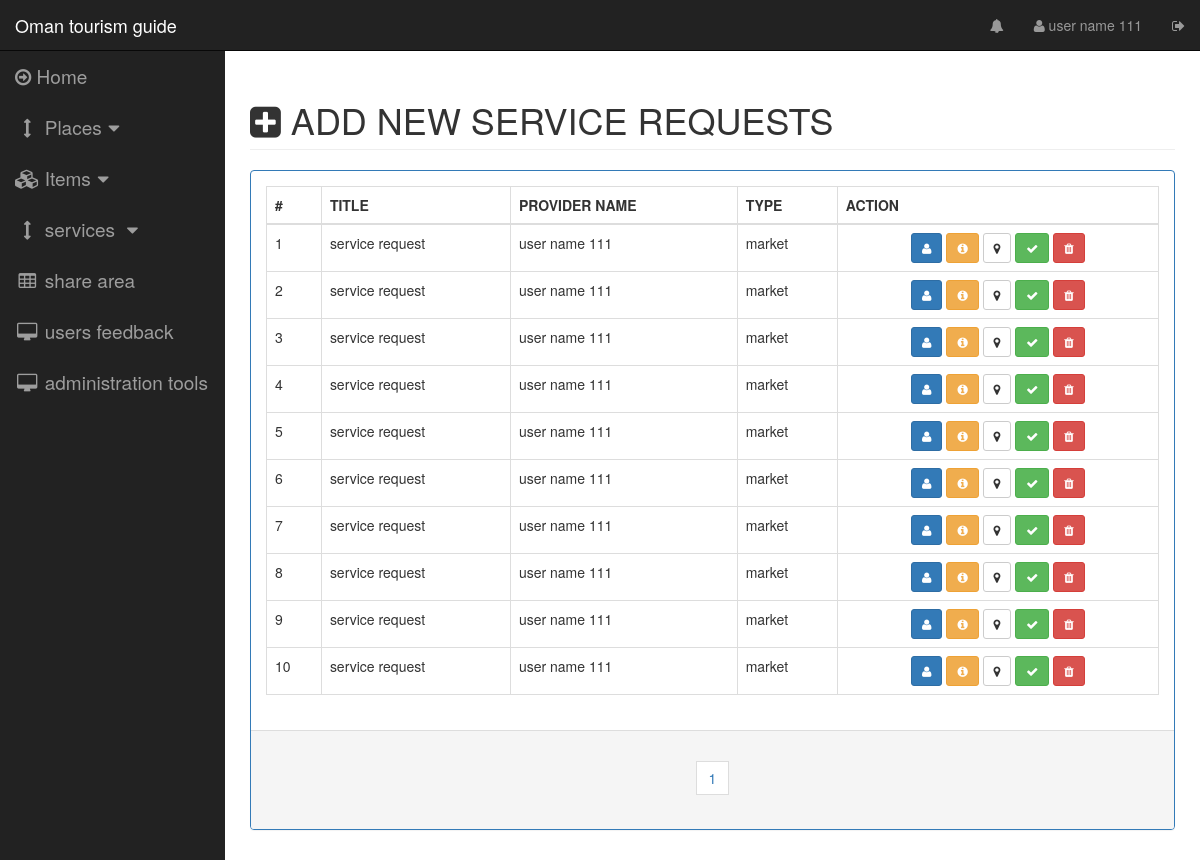
The page /pages/servicesrequests.php (signed in) on the database as committed earlier.
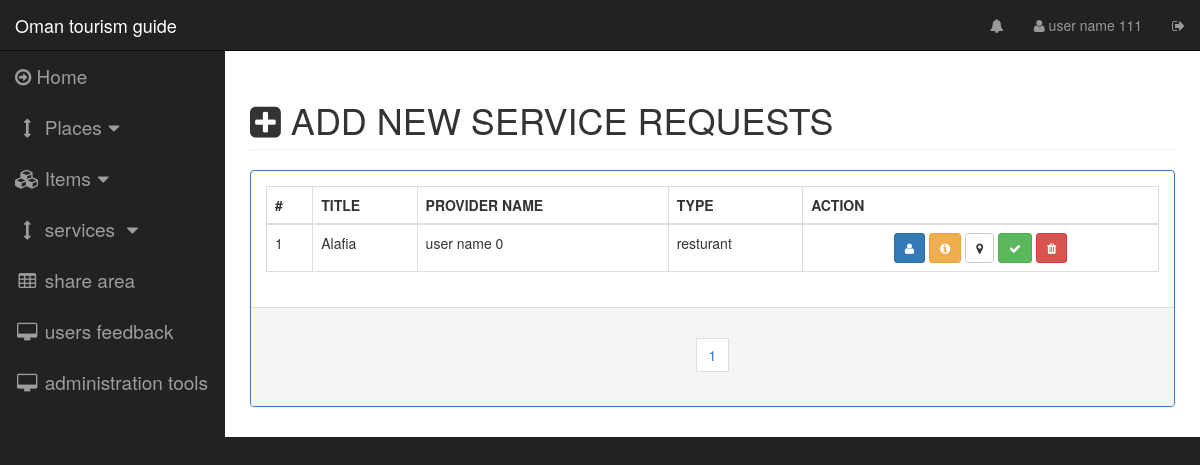
The same page on the database as committed later.
### tables this page shows
CREATE TABLE IF NOT EXISTS `service_request` (
`servicerequest_id` int(11) NOT NULL,
  `servicerequest_title` varchar(250) NOT NULL,
  `servicerequest_type` int(11) NOT NULL,
  `servicerequest_user_id` int(11) NOT NULL,
  `servicerequest_location_lat` float NOT NULL,
  `servicerequest_location_lang` float NOT NULL,
  `servicerequest_desc` text NOT NULL,
  `servicerequest_add_date` timestamp NOT NULL DEFAULT CURRENT_TIMESTAMP ON UPDATE CURRENT_TIMESTAMP
);

CREATE TABLE IF NOT EXISTS `user_service` (
`useservice_id` int(11) NOT NULL,
  `useservice_name` varchar(45) DEFAULT NULL,
  `useservice_email` varchar(45) DEFAULT NULL,
  `useservice_phone` varchar(45) DEFAULT NULL,
  `useservice_password` varchar(65) DEFAULT NULL,
  `useservice_add_date` timestamp NULL DEFAULT CURRENT_TIMESTAMP,
  `positive_evaluation` int(11) NOT NULL DEFAULT '0',
  `negative_evaluation` int(11) NOT NULL DEFAULT '0',
  `account_status` varchar(2) NOT NULL DEFAULT '0' COMMENT 'if 0 mean is not block .. 1 it is block'
);

CREATE TABLE IF NOT EXISTS `service_type` (
`servicetype_id` int(11) NOT NULL,
  `servicetype_name` varchar(45) NOT NULL
);

### server/dboperation.php (called while the page is built, shortened)
<?php
class dboperation {
    public static function getServiceRequestsList($selectfrom = 0, $selectamount = 25) {
        $response = array("status" => "false", "data" => "");
        try {
            $dbh = new PDO("mysql:host=" . DB_HOST . ";dbname=" . DB_NAME . "", DB_USERNAME, DB_PASSWORD, array(PDO::MYSQL_ATTR_INIT_COMMAND => "SET NAMES 'utf8'"));
            $dbh->setAttribute(PDO::ATTR_ERRMODE, PDO::ERRMODE_EXCEPTION);
            $stmt = $dbh->prepare('SELECT
                                    service_request.servicerequest_id,
                                    service_request.servicerequest_title,
                                    user_service.useservice_name,
                                    service_request.servicerequest_type,
                                    service_type.servicetype_name,
                                    service_request.servicerequest_user_id,
                                    service_request.servicerequest_location_lat,
                                    service_request.servicerequest_location_lang,
                                    service_request.servicerequest_desc,
                                    DATE(service_request.servicerequest_add_date) AS createdate
                                  FROM service_request
                                    INNER JOIN service_type
                                      ON service_request.servicerequest_type = service_type.servicetype_id
                                    INNER JOIN user_service
                                      ON service_request.servicerequest_user_id = user_service.useservice_id
                                  ORDER BY service_request.servicerequest_add_date
                      LIMIT ' . $selectfrom . ' , ' . $selectamount . '');
            $stmt->execute();
            $result = $stmt->fetchAll();
            $response = array("status" => "false", "data" => "");
            $servicerequest = array(
                "id" => "",
                "title" => "",
                "providername" => "",
                "providerid" => "",
                "servicerequesttypeid" => "",
                "servicerequesttypename" => "",
                "locationlat" => "",
                "locationlang" => "",
                "desc" => "",
                "createdate" => "");
            $data = array();
            foreach ($result as $row) {
                $servicerequest["id"] = $row['servicerequest_id'];
                $servicerequest["title"] = $row['servicerequest_title'];
                $servicerequest["providername"] = $row['useservice_name'];
                $servicerequest["providerid"] = $row['servicerequest_user_id'];
                $servicerequest["servicerequesttypeid"] = $row['servicerequest_type'];
                $servicerequest["servicerequesttypename"] = $row['servicetype_name'];
                $servicerequest["locationlat"] = $row['servicerequest_location_lat'];
                $servicerequest["locationlang"] = $row['servicerequest_location_lang'];
                $servicerequest["desc"] = $row['servicerequest_desc'];
                $servicerequest["createdate"] = $row['createdate'];
                array_push($data, $servicerequest);
            }
            $response['data'] = $data;
            $response["status"] = "true";
        } catch (PDOException $e) {
            $response["data"] = $e->getMessage();
            $response["status"] = "false";
            echo $e->getMessage();
        } finally {
            return json_encode($response);
        }
    }
    public static function ServiceRequestsTotalCount() {
        try {
            $dbh = new PDO("mysql:host=" . DB_HOST . ";dbname=" . DB_NAME . "", DB_USERNAME, DB_PASSWORD, array(PDO::MYSQL_ATTR_INIT_COMMAND => "SET NAMES 'utf8'"));
            $sql = 'SELECT count(*) as count FROM service_request WHERE 1';
            foreach ($dbh->query($sql) as $row) {
                $count = $row['count'];
            }
            return $count;
        } catch (PDOException $e) {
            echo $e->getMessage();
        }
    }
}

### controlpages/addnewservicerequests.php (the view)
<div class="row">
    <div class="col-lg-12">
        <h1 class="page-header" style="text-transform: uppercase"><span class="fa fa-plus-square"></span>&nbsp;add new service requests</h1>
    </div>
</div>
<div class="row">
    <div class="col-lg-12 col-md-12">
        <div class="panel panel-primary">
            <div class="panel-body">
                <table id="servicerequest-list-table" class="table table-bordered table-hover">
                    <thead>
                        <tr>
                            <th>#</th>
                            <th>TITLE</th>
                            <th>PROVIDER NAME</th>
                            <th>TYPE</th>
                            <th>ACTION</th>
                        </tr>
                    </thead>
                    <tbody >
                        <?php
                        $selectamount = 25;
                        $servicerequestlist = json_decode(dboperation::getServiceRequestsList(0, $selectamount));
                        $num = 1;
                        foreach ($servicerequestlist->data as $key => $request) {
                            ?>
                            <tr id="servicerequests_list_tr_<?php echo $num; ?>">
                                <td><?php echo $num; ?></td>
                                <td><?php echo $request->title ?></td>
                                <td><?php echo $request->providername ?></td>
                                <td><?php echo $request->servicerequesttypename ?></td>
                                <td>
                        <center>
                            <span onclick="addnewservicesrequest.setprofiderinfomodale('<?php echo $request->providerid ?>')" data-toggle="modal" data-target="#serviceprovider_info_modal" class="btn btn-primary btn-sm">
                                <i class="fa fa-user"></i>
                            </span>
                            <?php
                            $desc = str_replace("'", "\'", $request->desc);
                            ?>
                            <span onclick="addnewservicesrequest.setservicerequestmodelinf(
                                                '<?php echo $request->title ?>',
                                                '<?php echo $request->providername ?>',
                                                '<?php echo $desc ?>',
                                                '<?php echo $request->createdate ?>'
                                                )" data-toggle="modal" data-target="#servicerequest_info_modal" class="btn btn-warning btn-sm">
                                <i class="fa fa-info-circle"></i>
                            </span>
                            <span data-toggle="modal"
                                  data-target="#map_modal"
                                  onclick="addnewservicesrequest.setmapplacelocation('<?php echo $request->locationlat ?>', '<?php echo $request->locationlang ?>')"
                                  class="btn btn-default btn-sm">
                                <i class="fa fa-map-marker"></i>
                            </span>
                            <span onclick="addnewservicesrequest.confirmServiceRequest('<?php echo $request->id ?>', '<?php echo $num ?>')"
                                  class="btn btn-success btn-sm">
                                <i class="fa fa-check"></i>
                            </span>
                            <span onclick="addnewservicesrequest.removeservicerequest('<?php echo $request->id ?>', '<?php echo $num ?>')" class="btn btn-danger btn-sm remove-service-request">
                                <i class="fa fa-trash"></i>
                            </span>
                        </center>
                        </td>
                        </tr>
                        <?php
                        $num++;
                    }
                    ?>
                    </tbody>
                </table>
            </div>
            <div class="panel-footer">
                <center>
                    <nav>
                        <ul class="pagination">
                            <?php
                            $count = dboperation::ServiceRequestsTotalCount();
                            $pages = intval($count) / $selectamount;
                            if (is_float($pages)) {
                                $pages = intval($pages + 1);
                            }
                            $selectfrom = 0;
                            $selectto = $selectamount;
                            $roundnum = 1;
                            for ($index = 0; $index < $pages; $index++) {
                                ?>
                                <li>
                                    <span
                                        onclick="addnewservicesrequest.servicerequestsxtpage('<?php echo $selectfrom; ?>', '<?php echo $selectamount ?>')"
                                        class="btn" style="border-radius: 0px;">
                                        <?php echo $index + 1; ?>
                                    </span>
                                </li>
                                <?php
                                $roundnum++;
                                $selectfrom = $selectto;
                                $selectto = $selectamount * $roundnum;
                            }
                            ?>
                        </ul>
                    </nav>
                </center>
            </div>
        </div>
    </div>
</div>

### pages/servicesrequests.php (shortened to what this page needs)
<?php
include '../server/dboperation.php';
?>
<!DOCTYPE html>
<html lang="en">
    <head>
    </head>
    <body>
        <div id="wrapper">
            <?php
            include_once '../include/navbar.php';
            ?>
            <div id="page-wrapper">
                <div class="container-fluid">
                    <?php
                    include_once '../controlpages/addnewservicerequests.php';
                    ?>
                </div>
            </div>
        </div>
        <?php
        include_once '../modals/mapmodel.php';
        ?>
    </body>
</html>

### include/navbar.php (shortened to what this page needs)
<nav class="navbar navbar-inverse navbar-fixed-top" role="navigation">
    <div class="navbar-header">
        <a class="navbar-brand" href="index.php">Oman tourism guide</a>
    </div>
    <ul class="nav navbar-right top-nav">
        <li class="dropdown">
            <a href="#" ><i class="fa fa-bell"></i></a>
        </li>
        <li class="dropdown">
            <a href="#" ><i class="fa fa-user"></i> <?php echo $_SESSION['login-admin-name']; ?></a>
        </li>
        <li class="dropdown">
            <a onclick="logout()" ><i class="fa fa-sign-out"></i></a>
        </li>
    </ul>
    <div class="collapse navbar-collapse navbar-ex1-collapse">
        <ul class="nav navbar-nav side-nav">
            <li>
                <a href="home.php"><i class="fa fa-arrow-circle-o-right"></i> Home</a>
            </li>
            <li>
                <a href="javascript:;" data-toggle="collapse" data-target="#placescolntrollcollapse"><i class="fa fa-fw fa-arrows-v"></i>&nbsp;Places<i class="fa fa-fw fa-caret-down"></i></a>
            </li>
            <li>
                <a href="javascript:;" data-toggle="collapse" data-target="#itemscolntrollcollapse"><i class="fa fa-fw fa-cubes"></i>&nbsp;Items<i class="fa fa-fw fa-caret-down"></i></a>
            </li>
            <li>
                <a href="javascript:;" data-toggle="collapse" data-target="#servicecollapse"><i class="fa fa-fw fa-arrows-v"></i> services <i class="fa fa-fw fa-caret-down"></i></a>
            </li>
            <li>
                <a href="#"><i class="fa fa-fw fa-table"></i> share area</a>
            </li>
            <li>
                <a href="#"><i class="fa fa-fw fa-desktop"></i> users feedback</a>
            </li>
            <li>
                <a href="#"><i class="fa fa-fw fa-desktop"></i> administration tools</a>
            </li>
        </ul>
    </div>
</nav>

### modals/mapmodel.php (shortened to what this page needs)
                <body onload="load()" onunload="GUnload()" >
</body>

### css/sb-admin.css (style rules this page uses)
body { margin-top: 100px; background-color: #222; }
@media (min-width:768px) { body { margin-top: 50px; } }
#wrapper { padding-left: 0; }
#page-wrapper { width: 100%; padding: 0; background-color: #fff; }
@media (min-width:768px) { #wrapper { padding-left: 225px; } }
@media (min-width:768px) { #page-wrapper { padding: 10px; } }
.top-nav { padding: 0 15px; }
.top-nav>li { display: inline-block; float: left; }
.top-nav>li>a { padding-top: 15px; padding-bottom: 15px; line-height: 20px; color: #999; }
@media (min-width:768px) { .side-nav { position: fixed; top: 51px; left: 225px; width: 225px; margin-left: -225px; border: none; border-radius: 0; overflow-y: auto; background-color: #222; } }
@media (min-width:768px) { .side-nav>li>a { width: 225px; } }

### css/navbar.css (style rules this page uses)
.side-nav li a { font-size: 19px; }

Rows that differ between the two databases and show on the page:
removed service_request: servicerequest_title "service request", servicerequest_user.useservice_name "user name 111", servicerequest_type.servicetype_name "market"
removed service_request: servicerequest_title "service request", servicerequest_user.useservice_name "user name 111", servicerequest_type.servicetype_name "market"
removed service_request: servicerequest_title "service request", servicerequest_user.useservice_name "user name 111", servicerequest_type.servicetype_name "market"
removed service_request: servicerequest_title "service request", servicerequest_user.useservice_name "user name 111", servicerequest_type.servicetype_name "market"
removed service_request: servicerequest_title "service request", servicerequest_user.useservice_name "user name 111", servicerequest_type.servicetype_name "market"
removed service_request: servicerequest_title "service request", servicerequest_user.useservice_name "user name 111", servicerequest_type.servicetype_name "market"
removed service_request: servicerequest_title "service request", servicerequest_user.useservice_name "user name 111", servicerequest_type.servicetype_name "market"
removed service_request: servicerequest_title "service request", servicerequest_user.useservice_name "user name 111", servicerequest_type.servicetype_name "market"
removed service_request: servicerequest_title "service request", servicerequest_user.useservice_name "user name 111", servicerequest_type.servicetype_name "market"
removed service_request: servicerequest_title "service request", servicerequest_user.useservice_name "user name 111", servicerequest_type.servicetype_name "market"
added service_request: servicerequest_title "Alafia", servicerequest_user.useservice_name "user name 0", servicerequest_type.servicetype_name "resturant"
